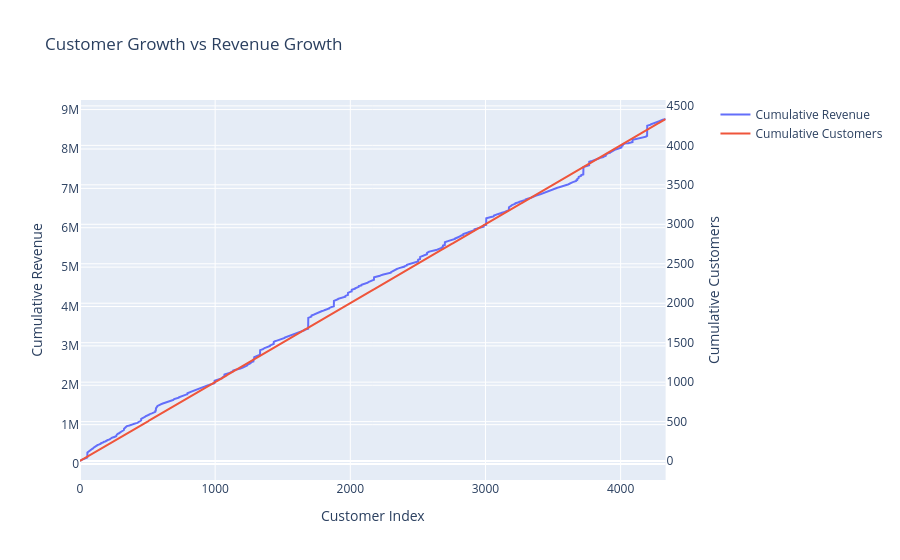

The notebook cell saved with this chart:
### Markdown cell above
### 3.Customer Purchase Trajectory

### Code cell
customer_metrics['cumulative_spend'] = customer_metrics['TotalSpent'].cumsum()
customer_metrics['cumulative_customers'] = range(1, len(customer_metrics) + 1)

fig = make_subplots(specs=[[{"secondary_y": True}]])


fig.add_trace(
  go.Scatter(x=customer_metrics.index,
             y=customer_metrics['cumulative_spend'],
             name='Cumulative Revenue'),
          secondary_y=False
)

fig.add_trace(
  go.Scatter(x=customer_metrics.index,
             y=customer_metrics['cumulative_customers'],
             name='Cumulative Customers'),
          secondary_y=True
)

fig.update_layout(
  title='Customer Growth vs Revenue Growth',
  xaxis_title='Customer Index',
  yaxis_title='Cumulative Revenue',
  yaxis2_title='Cumulative Customers'
)

fig.show()

### Figure 1 — Plotly figure (JSON) as saved in the notebook; plotly's stock layout.template omitted (floating-point values rounded to 4 significant figures; data arrays with more than 128 entries replaced by an {"elided": "..."} marker saying what was removed)
{"data": [{"name": "Cumulative Revenue", "type": "scatter", "x": {"elided": "4334 int values"}, "xaxis": "x", "y": {"elided": "4334 float values"}, "yaxis": "y"}, {"name": "Cumulative Customers", "type": "scatter", "x": {"elided": "4334 int values"}, "xaxis": "x", "y": {"elided": "4334 int values"}, "yaxis": "y2"}], "layout": {"title": {"text": "Customer Growth vs Revenue Growth"}, "xaxis": {"anchor": "y", "domain": [0, 0.94], "title": {"text": "Customer Index"}}, "yaxis": {"anchor": "x", "domain": [0, 1], "title": {"text": "Cumulative Revenue"}}, "yaxis2": {"anchor": "x", "overlaying": "y", "side": "right", "title": {"text": "Cumulative Customers"}}}}
